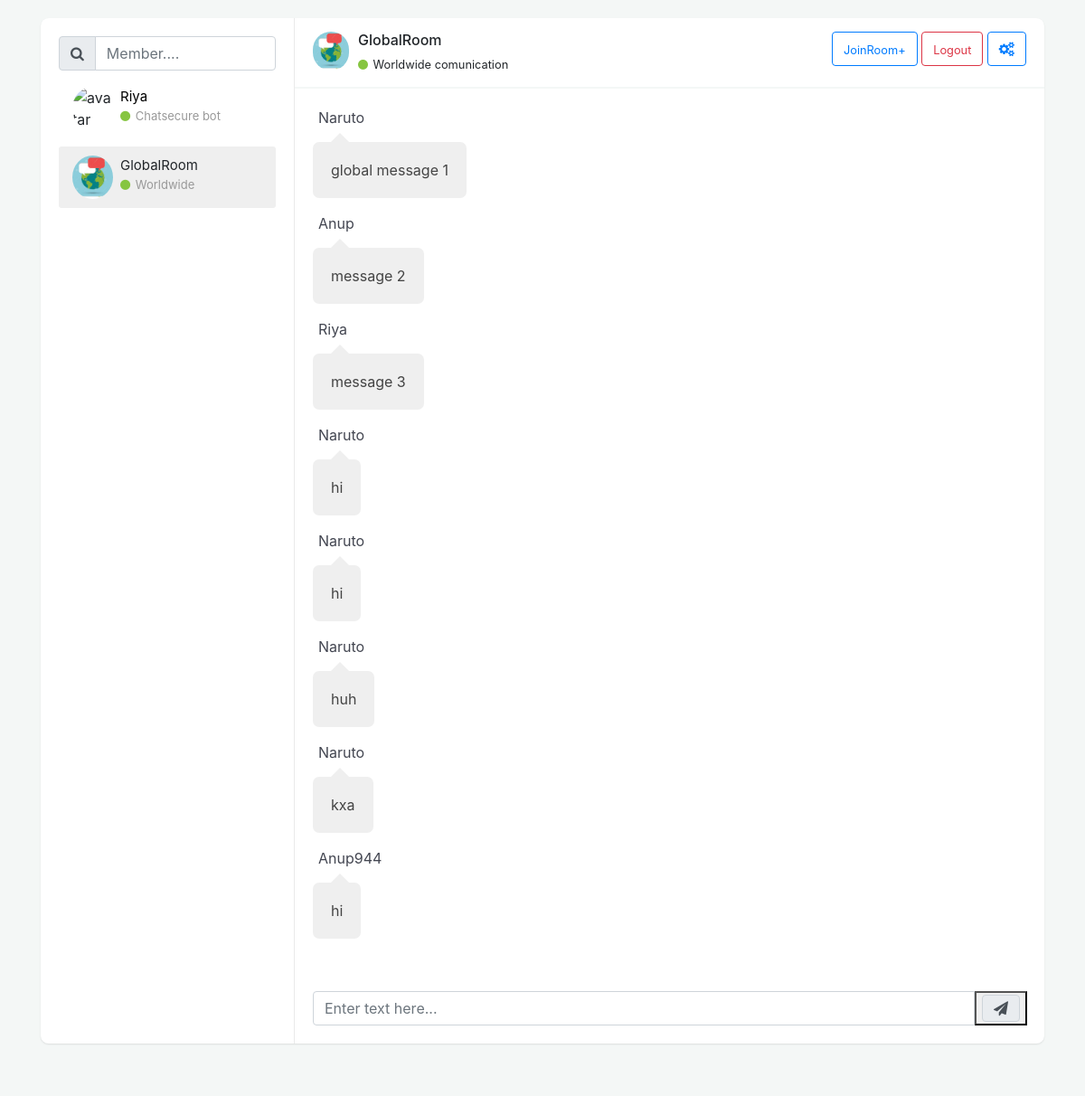
The app's page /globalroom with its own data.
### app_one/models.py (models this page shows, shortened)
class global_message(models.Model):
   message = models.CharField(max_length=500)
   message_send_by = models.CharField(max_length=50)
   date = models.DateField(auto_now_add=True)

### app_one/views.py (the view)
# urls.py: path('globalroom', views.globalroom, name='globalroom' )
def globalroom(request):
    if  global_message.objects.all().count() >= 50:
        for i in range(10):
            delete_message = global_message.objects.filter().order_by('date')[0]
            delete_message.delete()
    globol_messages = global_message.objects.all()     #retriving message from database
    users = User.objects.all()
    dic = {'users':users, 'g_message': globol_messages }
    return render(request, 'app_one/globalroom.html',dic)

### templates/app_one/globalroom.html (shortened to what this page needs)
{% extends 'app_one/index2.html' %}
{% load static %}
{% block body_right %}
<div id="plist" class="people-list">
    <div class="input-group">
        <div class="input-group-prepend">
            <span class="input-group-text"><i class="fa fa-search"></i></span>
        </div>
        <input type="text" class="form-control" placeholder="Member....">
    </div>
    <ul class="list-unstyled chat-list mt-2 mb-0">
        <li class="clearfix ">
            <img src="https://cdn.kastatic.org/images/avatars/svg/robot_female_2.svg" alt="avatar">
            <div class="about">
                <div class="name"><a href='{% url 'home' %}' style='text-decoration:none; color:black'  >Riya</a></div>
                <div class="status"> <i class="fa fa-circle online"></i> Chatsecure bot</div>
            </div>
        </li>
        <ul class="list-unstyled chat-list mt-2 mb-0">
            <li class="clearfix active ">
                <img src="{% static 'img/index.jpeg' %}" alt="avatar">
                <div class="about">
                    <div class="name">GlobalRoom</div>
                    <div class="status"> <i class="fa fa-circle online"></i> Worldwide</div>
                </div>
            </li>
    </ul>
</div>
{% endblock body_right %}
{% block body_left %}
<div class="chat">
    <div class="chat-header clearfix">
        <div class="row">
            <div class="col-lg-6">
                <a href="javascript:void(0);" data-toggle="modal" data-target="#view_info">
                    <img src="{% static 'img/index.jpeg' %}" alt="avatar">
                </a>
                <div class="chat-about">
                    <h6 class="m-b-0"> GlobalRoom </h6>
                    <small>
                        <div class="status"> <i class="fa fa-circle online"></i> Worldwide comunication </div>
                    </small>
                </div>
            </div>
            <div class="col-lg-6 hidden-sm text-right">
                 <a href="{% url 'join_room' %}" class="btn btn-outline-primary"><small>JoinRoom+</small></i></a>
                 <a href="{% url 'logout' %}" class="btn btn-outline-danger"><small>Logout</small></i></a>
                 <a href="{% url 'profile' %}" class="btn btn-outline-primary"><i class="fa fa-cogs"></i></a>
            </div>
        </div>
    </div>
    <div class="chat-history" id='chat-history' >
        {% if g_message %}
        {% for message in g_message  %}
        <ul class="m-b-0">
            {% if user.username.capitalize == message.message_send_by %}
            <li class="clearfix">
                <div class="message-data text-right">
                </div>
                <div class="message other-message float-right"> {{message.message}} </div>
            </li>
            {% else %}
            <li class="clearfix">
                <div class="message-data">
                    <span class="message-data-time">{{message.message_send_by}}</span>
                </div>
                <div class="message my-message">{{message.message}}</div>
            </li>
           </ul>
            {% endif %}
        {% endfor %}
        {% endif %}
    </div>
    <div class="chat-message clearfix">
        <div class="input-group mb-0">
            <input type="text" class="form-control" name='message' id='message_send' placeholder="Enter text here...">
            <div class="input-group-prepend">
                <button  id='submit'>
                    <span class="input-group-text" ><i class="fa fa-send"></i></span>
            </button>
            </div>
        </div>
    </div>
</div>
{% endblock body_left %}

### templates/app_one/index2.html (shortened to what this page needs)
{% load static %}
<!DOCTYPE html>
<html lang="en">
<head>
    <link rel='stylesheet' href=''>
    <link href="https://cdn.jsdelivr.net/npm/bootstrap@4.5.0/dist/css/bootstrap.min.css" rel="stylesheet">
    <link rel="stylesheet" href="https://cdnjs.cloudflare.com/ajax/libs/font-awesome/4.7.0/css/font-awesome.min.css">
    <link href="{% static 'css/chatapp.css' %}" rel="stylesheet" type='text/css'>
    <link href="{% static 'css/all.css' %}" rel="stylesheet" type='text/css'>
</head>
<body >
<link href="https://maxcdn.bootstrapcdn.com/font-awesome/4.7.0/css/font-awesome.min.css" rel="stylesheet" />
<div class="container">
<div class="row clearfix">
    <div class="col-lg-12">
        <div class="card chat-app">
            {% block body_right %}
            {% endblock body_right %}
            {% block body_left %}
            {% endblock body_left %}
        </div>
    </div>
</div>
</div>
</body>
</html>

### static/css/chatapp.css (style rules this page uses)
body { background-color: #f4f7f6; margin-top: 20px; }
.card { background: #fff; transition: .5s; border: 0; margin-bottom: 30px; border-radius: .55rem; position: relative; width: 100%; box-shadow: 0 1px 2px 0 rgb(0 0 0 / 10%); }
.chat-app .people-list { width: 280px; position: absolute; left: 0; top: 0; padding: 20px; z-index: 7 }
.chat-app .chat { margin-left: 280px; border-left: 1px solid #eaeaea; }
.people-list { -moz-transition: .5s; -o-transition: .5s; -webkit-transition: .5s; transition: .5s }
.people-list .chat-list li { padding: 10px 15px; list-style: none; border-radius: 3px }
.people-list .chat-list li.active { background: #efefef }
.people-list .chat-list li .name { font-size: 15px }
.people-list .chat-list img { width: 45px; border-radius: 50% }
.people-list img { float: left; border-radius: 50% }
.people-list .about { float: left; padding-left: 8px }
.people-list .status { color: #999; font-size: 13px }
.chat .chat-header { padding: 15px 20px; border-bottom: 2px solid #f4f7f6 }
.chat .chat-header img { float: left; border-radius: 40px; width: 40px }
.chat .chat-header .chat-about { float: left; padding-left: 10px }
.chat .chat-history { padding: 20px; border-bottom: 2px solid #fff }
.chat .chat-history ul { padding: 0 }
.chat .chat-history ul li { list-style: none; margin-bottom: 30px }
.chat .chat-history ul li:last-child { margin-bottom: 0px }
.chat .chat-history .message-data { margin-bottom: 15px }
.chat .chat-history .message-data-time { color: #434651; padding-left: 6px }
.chat .chat-history .message { color: #444; padding: 18px 20px; line-height: 26px; font-size: 16px; border-radius: 7px; display: inline-block; position: relative }
.chat .chat-history .message:after { bottom: 100%; left: 7%; border: solid transparent; content: " "; height: 0; width: 0; position: absolute; pointer-events: none; border-bottom-color: #fff; border-width: 10px; margin-left: -10px }
.chat .chat-history .my-message { background: #efefef }
.chat .chat-history .my-message:after { bottom: 100%; left: 30px; border: solid transparent; content: " "; height: 0; width: 0; position: absolute; pointer-events: none; border-bottom-color: #efefef; border-width: 10px; margin-left: -10px }
.chat .chat-message { padding: 20px }
.online, .offline, .me { margin-right: 2px; font-size: 8px; vertical-align: middle }
.online { color: #86c541 }
.clearfix:after { visibility: hidden; display: block; font-size: 0; content: " "; clear: both; height: 0 }

### records on screen
global_message: message_send_by "Naruto", message "global message 1"
global_message: message_send_by "Anup", message "message 2"
global_message: message_send_by "Riya", message "message 3"
global_message: message_send_by "Naruto", message "hi"
global_message: message_send_by "Naruto", message "hi"
global_message: message_send_by "Naruto", message "huh"
global_message: message_send_by "Naruto", message "kxa"
global_message: message_send_by "Anup944", message "hi"
